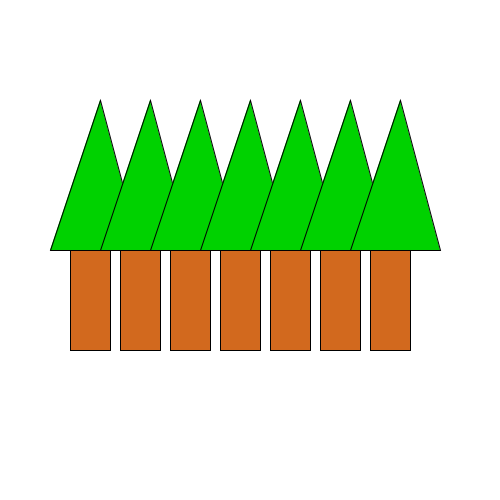
Frame 1 (no input)
Frame 60 (the mouse pressed at the canvas centre just before this capture): identical to frame 1, image omitted
Frame 120 (the mouse held since frame 60 and released just before this capture): identical to frame 1, image omitted

The Processing sketch that drew this single still picture (run headless with seeded random() and noise(); from frame 60 on, the mouse is pressed at the canvas centre):

// Processing sketch: H09_OPD_10
// ── H09_OPD_10.pde
int a = 70;
int b = 50;
int c = 140;
int d = 100;


void setup(){
size(500,500);

}

void draw(){
  background(255,255,255);
  MijnVoid(a,b,c,d);
}  

void MijnVoid(int x1, int x2, int x3, int x4){
  for(int i = 0; i<350; i+=50){
   fill(210,105,30);
   rect(x1+i,250,40,100);
   fill(0,210,0);
   triangle(x2+i,250,x3+i,250,x4+i,100);
  
  }

}
